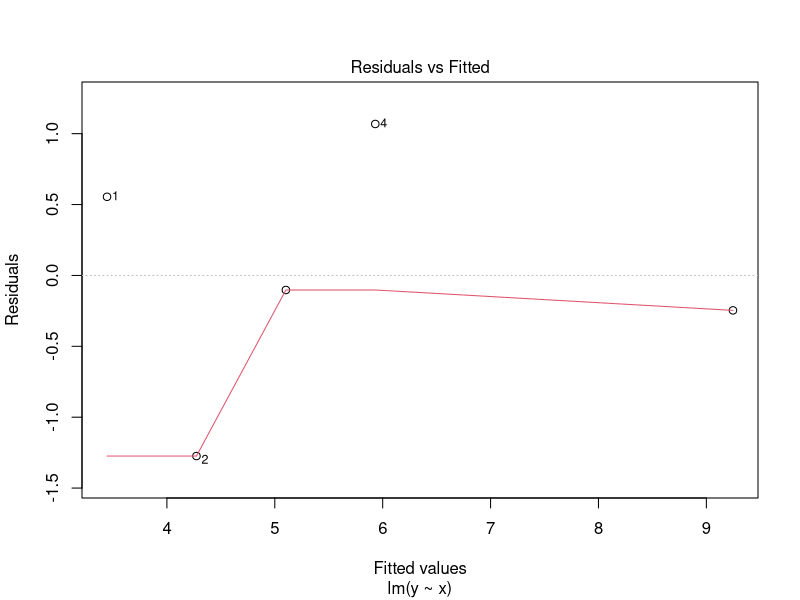
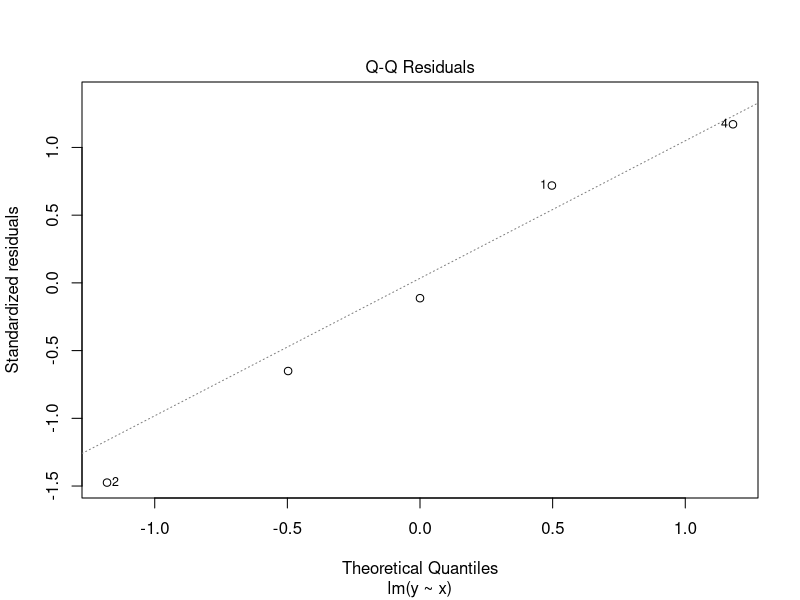
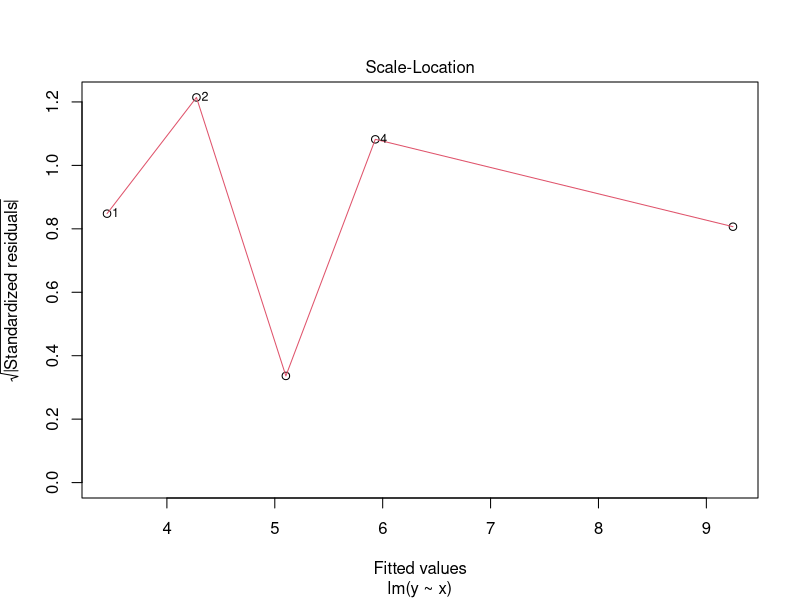
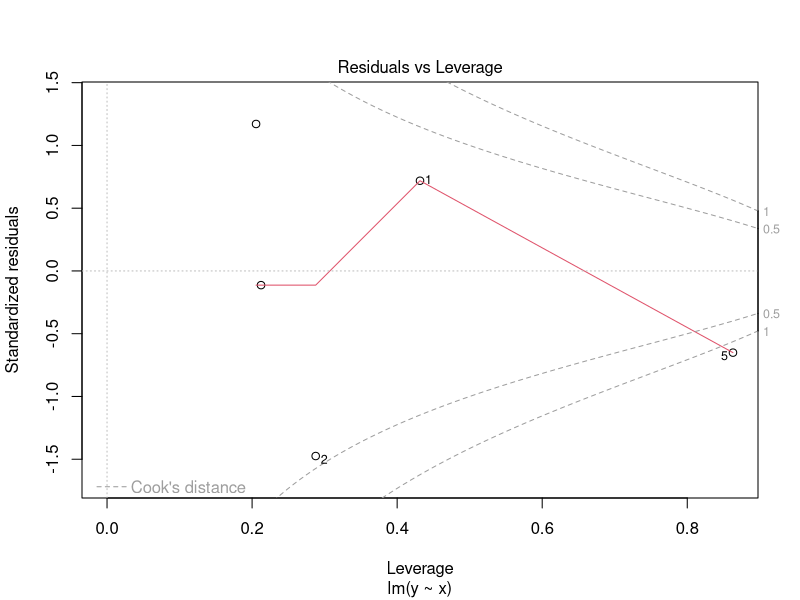
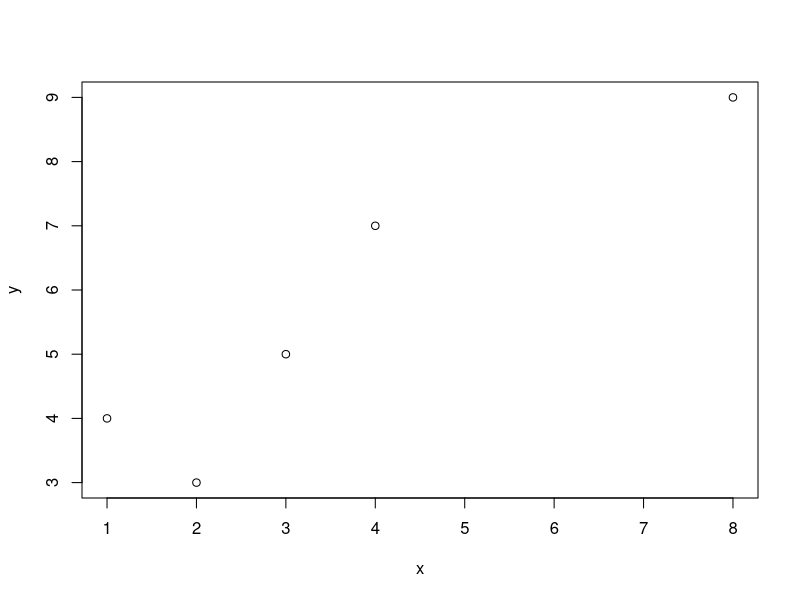

Reproduce these figures in R, in order.
x<-c(1, 2, 3, 4, 8) #make vectors for x values
y<-c(4, 3, 5, 7, 9) #make vectors for y values
model1<-(lm(y~x)) #create a linear model(lm) for y over x
summary(model1)
plot(model1)
anova(model1) #Computes analysis of variance (or deviance) tables 
resid(model1)
cov(x,y)
var(x)
plot(y~x)
setwd("../Data")
